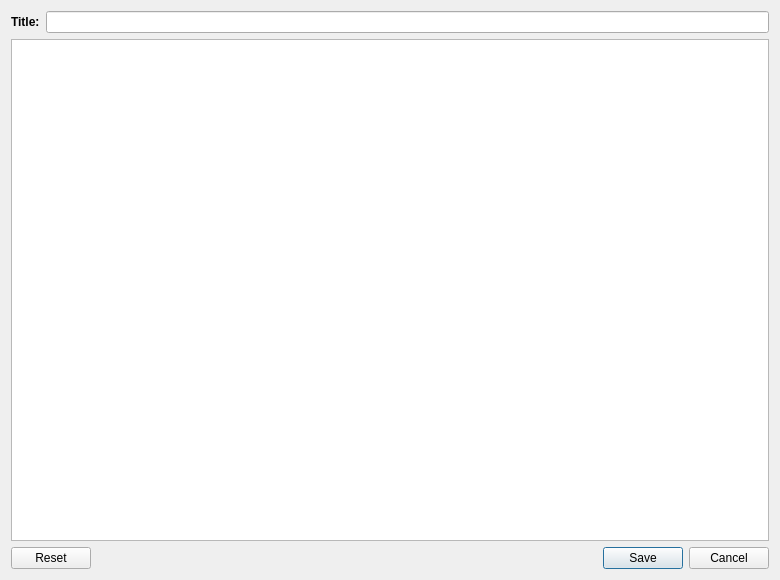
<?xml version="1.0" encoding="UTF-8"?>
<ui version="4.0">
 <class>qSlicerAnnotationModuleReportDialog</class>
 <widget class="QDialog" name="qSlicerAnnotationModuleReportDialog">
  <property name="geometry">
   <rect>
    <x>0</x>
    <y>0</y>
    <width>780</width>
    <height>580</height>
   </rect>
  </property>
  <property name="windowTitle">
   <string>Annotation Report</string>
  </property>
  <layout class="QVBoxLayout" name="verticalLayout">
   <item>
    <layout class="QHBoxLayout" name="horizontalLayout">
     <item>
      <widget class="QLabel" name="titleLabel">
       <property name="font">
        <font>
         <weight>75</weight>
         <bold>true</bold>
        </font>
       </property>
       <property name="text">
        <string>Title:</string>
       </property>
      </widget>
     </item>
     <item>
      <widget class="QLineEdit" name="titleEdit"/>
     </item>
    </layout>
   </item>
   <item>
    <widget class="QTextBrowser" name="reportBrowser">
     <property name="sizePolicy">
      <sizepolicy hsizetype="Expanding" vsizetype="Expanding">
       <horstretch>0</horstretch>
       <verstretch>0</verstretch>
      </sizepolicy>
     </property>
    </widget>
   </item>
   <item>
    <widget class="QDialogButtonBox" name="buttonBox">
     <property name="standardButtons">
      <set>QDialogButtonBox::Cancel|QDialogButtonBox::Reset|QDialogButtonBox::Save</set>
     </property>
    </widget>
   </item>
  </layout>
 </widget>
 <resources/>
 <connections/>
</ui>
